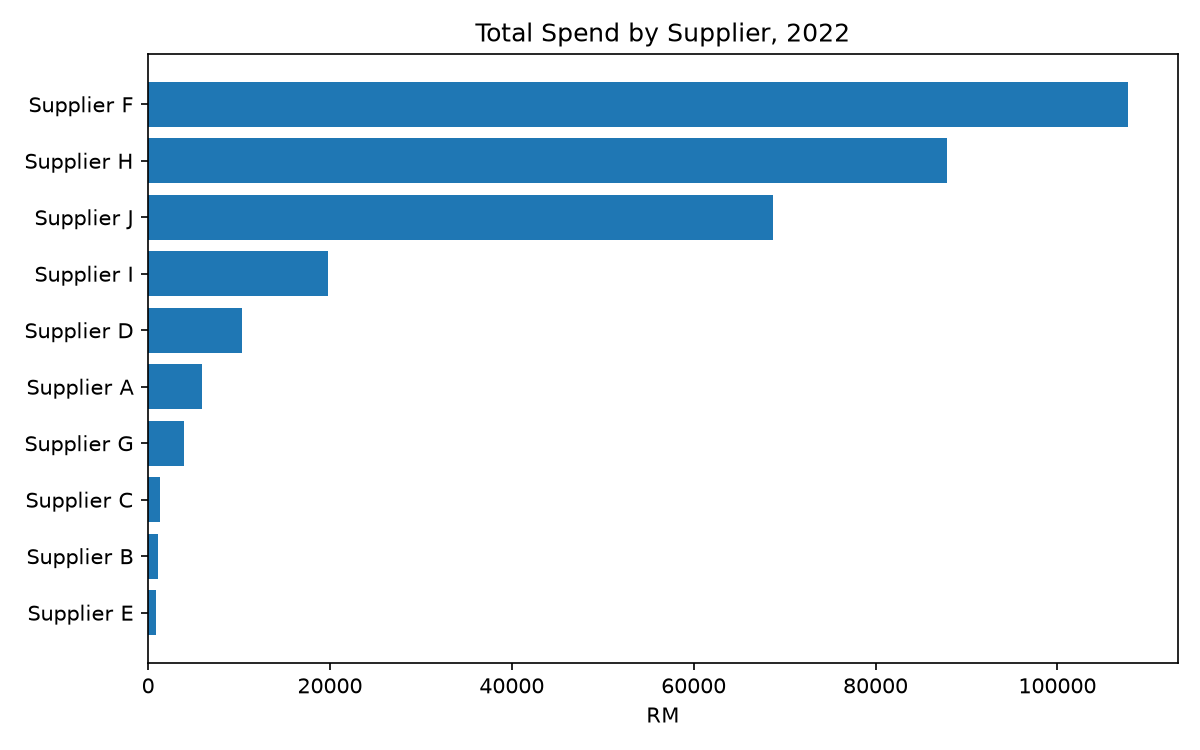

The Python source for this figure:
import pandas as pd
import matplotlib.pyplot as plt

df = pd.read_csv('kmyh_purchases_2022_anonymized.csv', parse_dates=['date'])

spend = df.groupby('supplier')['total_price'].sum().sort_values()

plt.figure(figsize=(8, 5))
plt.barh(spend.index, spend.values)
plt.title('Total Spend by Supplier, 2022')
plt.xlabel('RM')
plt.tight_layout()
plt.savefig('chart_suppliers.png', dpi=150)
plt.show()
